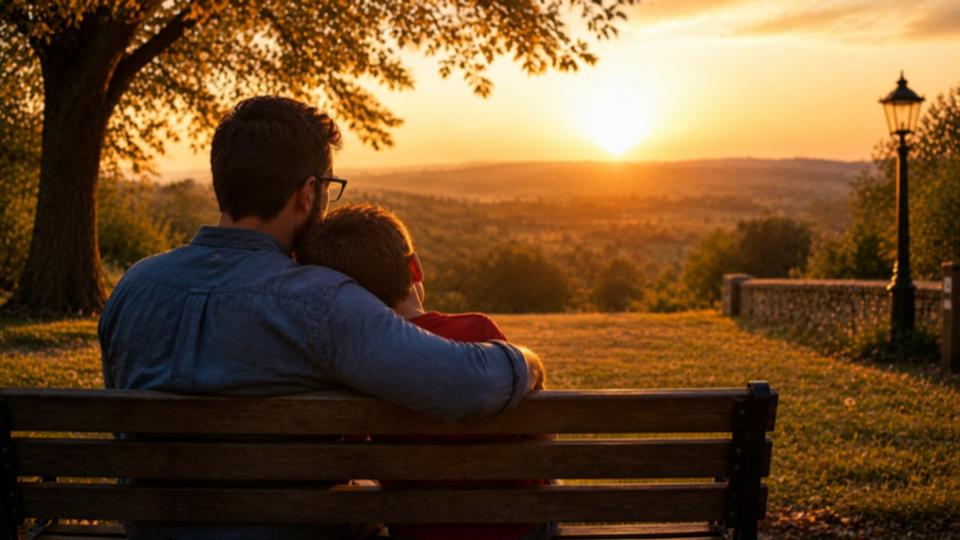
#> input picture video/fotos/abrazo.jpg, 1920 x 1080 px (shown at 1/2 size)
$ python -i generar_video_realista.py   (imports and definitions only)
#> lines starting #> are read from the running program, lines starting #| are printed output that depends on the picture
"""Versión realista de «Una tarde con papá».

Monta fotos fotorrealistas (video/fotos/*.jpg) con movimiento de cámara lento,
fundidos, subtítulos y voces naturales en español generadas con Piper TTS.

Requisitos: python3, pillow, numpy, ffmpeg (con rubberband), piper-tts y los
modelos de voz es_MX-ald-medium y es_MX-claude-high en VOCES_DIR.

Uso:  python3 video/generar_video_realista.py   (voces en /opt/piper-voices o VOCES_DIR)
"""
import math
import os
import subprocess
import sys
import tempfile
import wave
from multiprocessing import Pool

import numpy as np
from PIL import Image, ImageDraw, ImageFilter, ImageFont

W, H = 1920, 1080
FPS = 30
SR = 22050
HERE = os.path.dirname(os.path.abspath(__file__))
FOTOS = os.path.join(HERE, "fotos")
OUT = os.path.join(HERE, "padre_e_hijo_realista.mp4")
VOCES = os.environ.get("VOCES_DIR", "/opt/piper-voices")
FONT_R = "/usr/share/fonts/truetype/dejavu/DejaVuSans.ttf"
FONT_B = "/usr/share/fonts/truetype/dejavu/DejaVuSans-Bold.ttf"
FONT_S = "/usr/share/fonts/truetype/dejavu/DejaVuSerif.ttf"

# Fotos: general, hijo, padre, conversacion, abrazo
# Cada toma: (foto, zoom_inicial, zoom_final, centro_inicial, centro_final) en coords. relativas
INTRO, OUTRO, FUNDIDO = 4.5, 5.0, 0.6

GUION = [
    # quien, texto, toma
    ("hijo", "Papá, ¿por qué el cielo se pone naranja en la tarde?", ("hijo", 1.0, 1.10, (0.5, 0.5), (0.45, 0.45))),
    ("padre", "Porque cuando el sol baja, su luz atraviesa mucho más aire, y solo los colores cálidos llegan hasta nosotros.", ("padre", 1.05, 1.15, (0.45, 0.5), (0.42, 0.45))),
    ("hijo", "¿Entonces el sol no cambia de color?", ("conversacion", 1.0, 1.08, (0.5, 0.5), (0.55, 0.48))),
    ("padre", "No, campeón. Somos nosotros quienes lo vemos distinto.", ("padre", 1.18, 1.25, (0.4, 0.42), (0.42, 0.45))),
    ("hijo", "Papá... ¿tú también tenías miedo cuando eras niño?", ("hijo", 1.15, 1.25, (0.42, 0.45), (0.4, 0.42))),
    ("padre", "Claro que sí. A la oscuridad, a los truenos... ¡y a los exámenes de matemáticas!", ("padre", 1.0, 1.08, (0.5, 0.5), (0.47, 0.47))),
    ("hijo", "¡Ja, ja! ¿Y cómo dejaste de tener miedo?", ("conversacion", 1.12, 1.2, (0.6, 0.5), (0.62, 0.47))),
    ("padre", "No dejé de tenerlo. Aprendí que ser valiente es tener miedo, y aun así intentarlo.", ("padre", 1.1, 1.22, (0.44, 0.47), (0.42, 0.42))),
    ("hijo", "Entonces mañana voy a levantar la mano en clase.", ("hijo", 1.0, 1.1, (0.48, 0.5), (0.43, 0.46))),
    ("padre", "Estoy muy orgulloso de ti. Y pase lo que pase, aquí voy a estar.", ("general", 1.2, 1.1, (0.38, 0.56), (0.4, 0.55))),
    ("hijo", "Te quiero, papá.", ("abrazo", 1.0, 1.06, (0.4, 0.55), (0.38, 0.55))),
    ("padre", "Y yo a ti, hijo. Vamos a casa, que se enfría la cena.", ("abrazo", 1.06, 1.14, (0.38, 0.55), (0.36, 0.53))),
]
TOMA_INTRO = ("general", 1.25, 1.12, (0.5, 0.55), (0.48, 0.55))
TOMA_OUTRO = ("general", 1.05, 1.0, (0.5, 0.5), (0.5, 0.5))

VOZ = {
    "padre": dict(modelo="es_MX-ald-medium", ritmo=1.08, filtro="rubberband=pitch=0.9:formant=preserved"),
    "hijo": dict(modelo="es_MX-claude-high", ritmo=0.95, filtro="rubberband=pitch=1.32:formant=shifted"),
}


# ---------------------------------------------------------------- audio
# [108 lines left out: functions leer_wav, sintetizar_voces, linea_tiempo, mezclar_audio, not called in this run]


# ---------------------------------------------------------------- video
def suave(x):
    x = max(0.0, min(1.0, x))
    return x * x * (3 - 2 * x)


IMGS = {}
F_SUB = F_TIT = F_PEQ = None
DATOS = None


# [25 lines left out: functions init_worker, encuadre, not called in this run]


VIÑETA = None


# [27 lines left out: functions viñeta, texto_sombra, envolver, not called in this run]


def frame(i):
    t = i / FPS
    lineas, tomas, total = DATOS
    # toma actual (y la siguiente para el fundido)
    img = None
    for j, (a, b, toma) in enumerate(tomas):
        if a <= t < b or j == len(tomas) - 1:
            k = (t - a) / max(b - a + FUNDIDO, 0.01)
            img = encuadre(toma, k)
            if j > 0 and t - a < FUNDIDO:
                pa, pb, ptoma = tomas[j - 1]
                prev = encuadre(ptoma, (t - pa) / max(pb - pa + FUNDIDO, 0.01))
                img = Image.blend(prev, img, suave((t - a) / FUNDIDO))
            break

    # gradación cálida + viñeta + grano suave
    arr = np.asarray(img).astype(np.float32)
    arr *= viñeta()
    arr[..., 0] *= 1.03
    arr[..., 2] *= 0.97
    rng = np.random.default_rng(i)
    arr += rng.normal(0, 3.0, (H // 2, W // 2, 1)).repeat(2, 0).repeat(2, 1)
    img = Image.fromarray(np.clip(arr, 0, 255).astype(np.uint8))

    capa = Image.new("RGBA", (W, H), (0, 0, 0, 0))
    d = ImageDraw.Draw(capa)
    # franjas de cine
    barra = 70
    d.rectangle([0, 0, W, barra], fill=(0, 0, 0, 255))
    d.rectangle([0, H - barra, W, H], fill=(0, 0, 0, 255))

    # subtítulos
    for ln in lineas:
        if ln["ini"] - 0.1 <= t < ln["fin"]:
            a = suave((t - ln["ini"] + 0.1) / 0.25) * suave((ln["fin"] - t) / 0.25)
            filas = envolver(ln["texto"], F_SUB, 1500)
            y = H - barra - 40 - len(filas) * 58
            nombre = "Papá" if ln["quien"] == "padre" else "Mateo"
            col_n = (255, 205, 120) if ln["quien"] == "padre" else (160, 210, 255)
            for r, fila in enumerate(filas):
                txt = (nombre + ":  " if r == 0 else "") + fila
                w = F_SUB.getlength(txt)
                x = (W - w) / 2
                al = int(255 * a)
                d.text((x + 2, y + 3 + r * 58), txt, font=F_SUB, fill=(0, 0, 0, int(180 * a)))
                if r == 0:
                    d.text((x, y), nombre + ":", font=F_SUB, fill=col_n + (al,),
                           stroke_width=2, stroke_fill=(0, 0, 0, int(140 * a)))
                    x += F_SUB.getlength(nombre + ":  ")
                    fila_txt = fila
                else:
                    fila_txt = fila
                d.text((x, y + r * 58), fila_txt, font=F_SUB, fill=(255, 255, 255, al),
                       stroke_width=2, stroke_fill=(0, 0, 0, int(140 * a)))
            break

    # título
    if t < INTRO + 0.3:
        a = suave((t - 0.8) / 1.0) * suave((INTRO + 0.3 - t) / 0.8)
        if a > 0:
            tit = "Una tarde con papá"
            w = F_TIT.getlength(tit)
            d.text(((W - w) / 2 + 3, 250 + 4), tit, font=F_TIT, fill=(0, 0, 0, int(150 * a)))
            d.text(((W - w) / 2, 250), tit, font=F_TIT, fill=(255, 236, 205, int(255 * a)))
            sub = "un cortometraje"
            w = F_PEQ.getlength(sub)
            d.text(((W - w) / 2, 380), sub, font=F_PEQ, fill=(255, 236, 205, int(220 * a)))

    img = Image.alpha_composite(img.convert("RGBA"), capa).convert("RGB")

    # fundidos de entrada/salida
    if t < 1.2:
        img = Image.blend(Image.new("RGB", (W, H)), img, suave(t / 1.2))
    if t > total - 3.5:
        k = suave((t - (total - 3.5)) / 1.8)
        img = Image.blend(img, Image.new("RGB", (W, H)), k)
        a = suave((t - (total - 2.6)) / 0.8) * suave((total - 0.3 - t) / 0.6)
        if a > 0:
            dd = ImageDraw.Draw(img)
            w = F_TIT.getlength("Fin")
            dd.text(((W - w) / 2, 470), "Fin", font=F_TIT, fill=tuple(int(c * a) for c in (255, 236, 205)))
    return img.tobytes()


# [34 lines left out: function main, not called in this run]


# [2 lines not run here, left out]

>>> import cv2
>>> picture = cv2.imread('fotos/abrazo.jpg', cv2.IMREAD_GRAYSCALE)
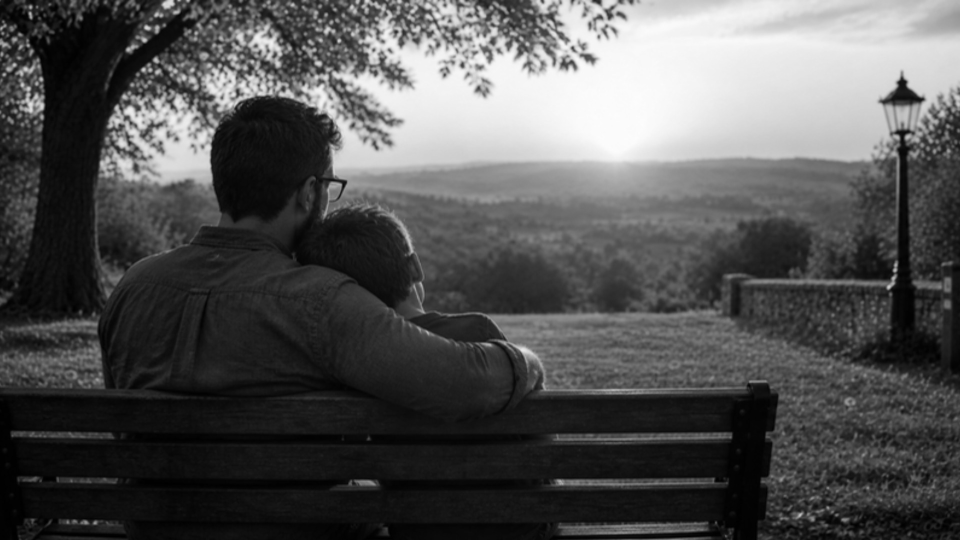
#> picture: shape (1080, 1920) (shown at 1/2 size); min 0, max 253, mean 82.4
>>> result = frame(picture)
#> (the run stopped early here; a loop or call above may not have finished)

$ run again, on video/fotos/padre.jpg
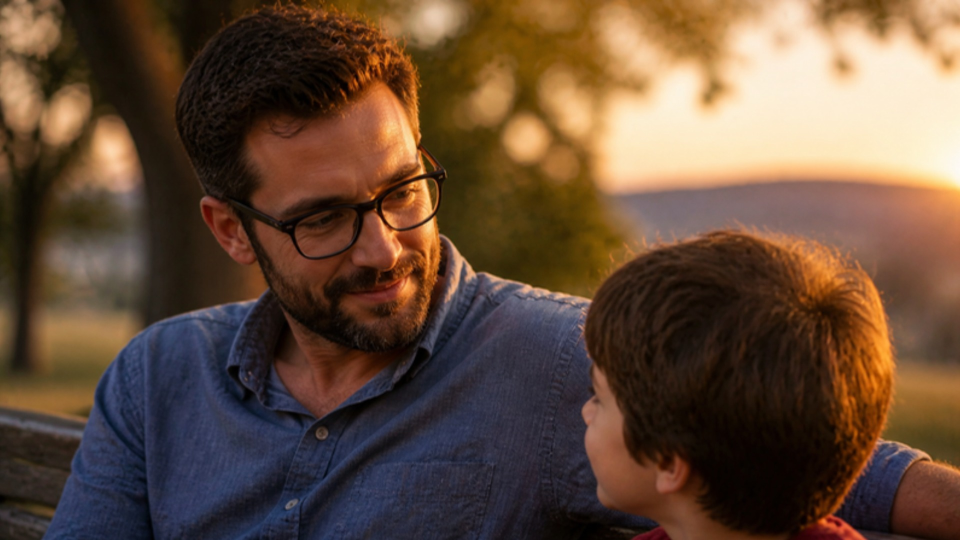
#> input picture video/fotos/padre.jpg, 1920 x 1080 px (shown at 1/2 size)
#> `picture = cv2.imread('fotos/abrazo.jpg', cv2.IMREAD_GRAYSCALE)`:
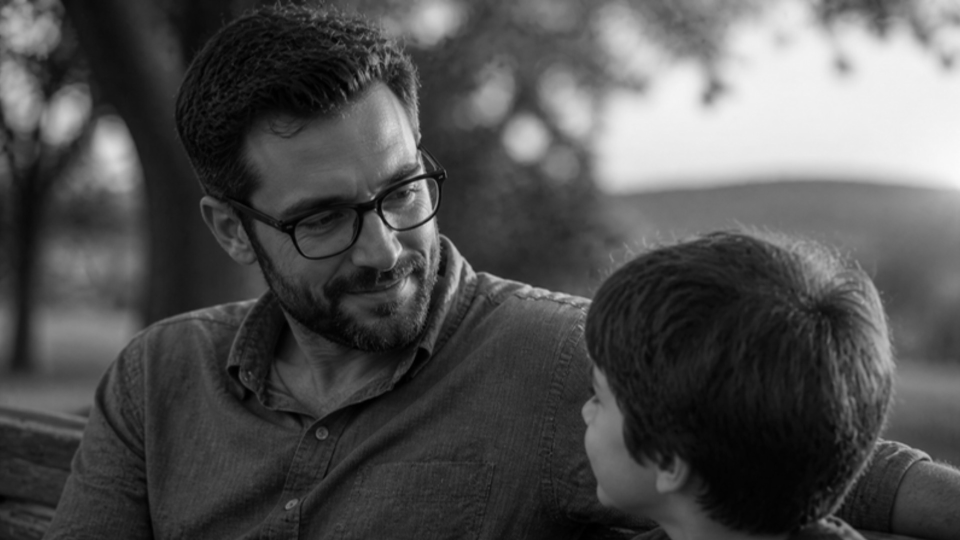
#> picture: shape (1080, 1920) (shown at 1/2 size); min 0, max 251, mean 80.4
